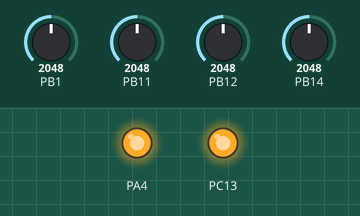
Recording of a program running on a simulated STM32 Blue Pill. On the bench: output pins drawn as LEDs (lit = HIGH). The test bench sets the inputs (shaded band); at power-on: PB14 = 2048, PB1 = 2048, PB11 = 2048, PB12 = 2048.

Above: at 1.2 s.
1.3 s: PB14 set to 122
At 2.2 s:
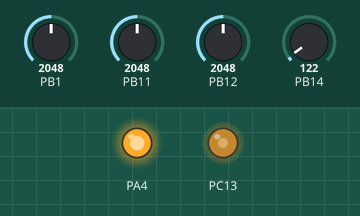
2.8 s: PB14 set to 1228
At 3.4 s:
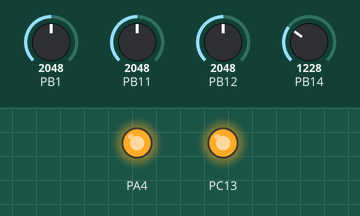
Timing chart, 0 to 5.8 s (numbered marks = the images above; inputs shaded):
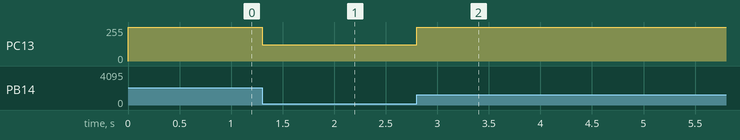

The program:

main.cpp
```cpp
#include <Arduino.h>
HardwareSerial hs = HardwareSerial(PC11,PC10);
void setup() {
    pinMode(PC13,OUTPUT_OPEN_DRAIN);
    pinMode(PB14,INPUT_ANALOG);
    pinMode(PB12,INPUT_ANALOG);
    pinMode(PB11,INPUT_ANALOG);
    pinMode(PB1,INPUT_ANALOG);
    pinMode(PA4,OUTPUT);
    digitalWrite(PA4, 1);
    hs.begin(115200);
}
void loop() {
    // digitalWrite(PC13, 0);
    // delay(100);
    // digitalWrite(PC13, 1);
    // delay(100);
    int a1=analogRead(PB14);
    int a2=analogRead(PB12);
    int a3=analogRead(PB11);
    int a4=analogRead(PB1);
    hs.printf("%d\t%d\t%d\t%d\r\n", a1,a2,a3,a4);
    analogWrite(PC13, a1);
}
```

Measured:
- after the input at 1.3 s, PC13: 255/255 → 122/255 at once
- after the input at 2.8 s, PC13: 122/255 → 255/255 at once
